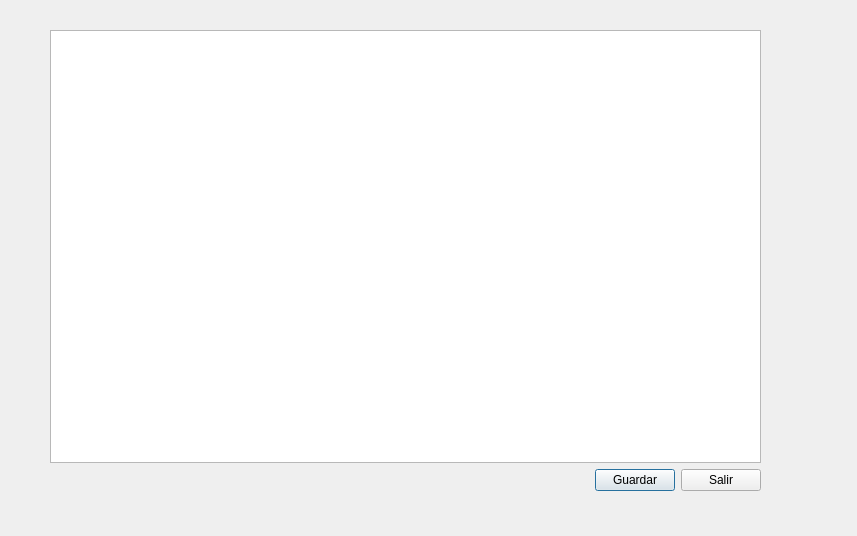
<?xml version="1.0" encoding="UTF-8"?>
<ui version="4.0">
 <class>Puntajes</class>
 <widget class="QDialog" name="Puntajes">
  <property name="geometry">
   <rect>
    <x>0</x>
    <y>0</y>
    <width>857</width>
    <height>536</height>
   </rect>
  </property>
  <property name="windowTitle">
   <string>Dialog</string>
  </property>
  <widget class="QWidget" name="">
   <property name="geometry">
    <rect>
     <x>50</x>
     <y>30</y>
     <width>711</width>
     <height>461</height>
    </rect>
   </property>
   <layout class="QVBoxLayout" name="verticalLayout">
    <item>
     <widget class="QTableWidget" name="tableClasificacion"/>
    </item>
    <item>
     <layout class="QHBoxLayout" name="horizontalLayout_6">
      <item>
       <spacer name="horizontalSpacer_5">
        <property name="orientation">
         <enum>Qt::Horizontal</enum>
        </property>
        <property name="sizeHint" stdset="0">
         <size>
          <width>278</width>
          <height>17</height>
         </size>
        </property>
       </spacer>
      </item>
      <item>
       <widget class="QPushButton" name="btnGuardar_5">
        <property name="text">
         <string>Guardar</string>
        </property>
       </widget>
      </item>
      <item>
       <widget class="QPushButton" name="btnSalir_5">
        <property name="text">
         <string>Salir</string>
        </property>
       </widget>
      </item>
     </layout>
    </item>
   </layout>
  </widget>
 </widget>
 <resources/>
 <connections/>
</ui>
